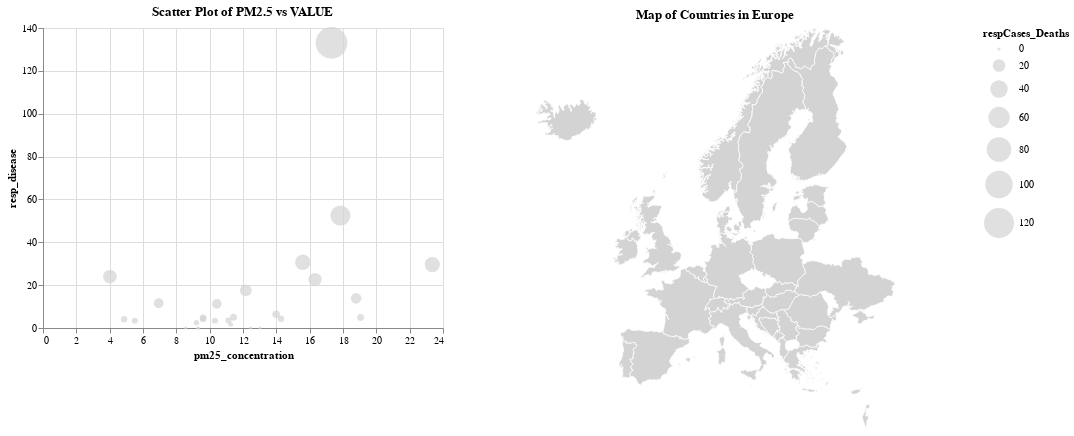

Vega-Lite specification for this chart:
### Vega-Lite specification from a JSON file in a GitHub repository (floating-point values rounded to 4 significant figures; data arrays with more than 128 entries replaced by an {"elided": "..."} marker saying what was removed)
{"config": {"view": {"continuousWidth": 300, "continuousHeight": 300}}, "hconcat": [{"mark": {"type": "circle", "size": 100}, "encoding": {"color": {"condition": {"param": "param_1", "value": "steelblue", "empty": false}, "value": "lightgray"}, "size": {"field": "respCases_Deaths", "scale": {"range": [10, 1000]}, "type": "quantitative"}, "tooltip": [{"field": "country_name", "type": "nominal"}, {"field": "pm25_concentration", "type": "quantitative"}, {"field": "resp_disease", "type": "quantitative"}], "x": {"field": "pm25_concentration", "type": "quantitative"}, "y": {"field": "resp_disease", "type": "quantitative"}}, "height": 300, "name": "view_1", "title": "Scatter Plot of PM2.5 vs VALUE", "width": 400}, {"mark": {"type": "geoshape", "stroke": "white"}, "encoding": {"color": {"condition": {"param": "param_1", "value": "steelblue", "empty": false}, "value": "lightgray"}, "tooltip": [{"field": "country_name", "type": "nominal"}, {"field": "resp_disease", "type": "quantitative"}]}, "height": 400, "projection": {"center": [10, 50], "type": "mercator"}, "title": "Map of Countries in Europe", "width": 500}], "data": {"name": "data-960f4df3e4fa7ac4b3c4168f41b57190"}, "params": [{"name": "param_1", "select": {"type": "point", "fields": ["country_name"], "nearest": true, "on": "mouseover"}, "views": ["view_1"]}], "resolve": {"scale": {"color": "shared"}}, "$schema": "https://vega.github.io/schema/vega-lite/v5.20.1.json", "datasets": {"data-960f4df3e4fa7ac4b3c4168f41b57190": {"elided": "337 records"}}}
